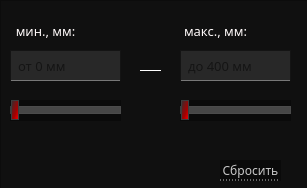
   <widget class="QWidget" name="length">
    <property name="geometry">
     <rect>
      <x>0</x>
      <y>0</y>
      <width>307</width>
      <height>188</height>
     </rect>
    </property>
    <attribute name="icon">
     <iconset>
      <normaloff>../../images/down-arrow.png</normaloff>../../images/down-arrow.png</iconset>
    </attribute>
    <attribute name="label">
     <string>Длина БП [мм]</string>
    </attribute>
    <widget class="QFrame" name="framLen">
     <property name="geometry">
      <rect>
       <x>0</x>
       <y>0</y>
       <width>311</width>
       <height>191</height>
      </rect>
     </property>
     <property name="styleSheet">
      <string notr="true">QFrame{
	background-color: #101010;
}
</string>
     </property>
     <property name="frameShape">
      <enum>QFrame::StyledPanel</enum>
     </property>
     <property name="frameShadow">
      <enum>QFrame::Raised</enum>
     </property>
     <widget class="QPushButton" name="btnResetLen">
      <property name="geometry">
       <rect>
        <x>220</x>
        <y>160</y>
        <width>61</width>
        <height>21</height>
       </rect>
      </property>
      <property name="font">
       <font>
        <family>Montserrat Medium</family>
        <pointsize>9</pointsize>
       </font>
      </property>
      <property name="styleSheet">
       <string notr="true">QPushButton
{
background-color: rgb(10, 10, 10);
color:  rgb(200,200, 200);
border: 0px;
border-bottom: 1px dotted rgb(200, 200, 200);
}

QPushButton::hover
{
color: red;
border-bottom: 1px dotted red;
}
</string>
      </property>
      <property name="text">
       <string>Сбросить</string>
      </property>
     </widget>
     <widget class="Line" name="line_5">
      <property name="geometry">
       <rect>
        <x>140</x>
        <y>70</y>
        <width>21</width>
        <height>19</height>
       </rect>
      </property>
      <property name="styleSheet">
       <string notr="true">border:0px;
border-top: 1px solid white;</string>
      </property>
      <property name="orientation">
       <enum>Qt::Horizontal</enum>
      </property>
     </widget>
     <widget class="QSlider" name="sliderLenMin">
      <property name="geometry">
       <rect>
        <x>10</x>
        <y>100</y>
        <width>111</width>
        <height>21</height>
       </rect>
      </property>
      <property name="styleSheet">
       <string notr="true">QSlider{
	background-color: rgb(10, 10, 10);
}
QSlider::groove:horizontal {
border: 1px solid #bbb;
background: rgb(160,160,160);
height:6px;
}

QSlider::sub-page:horizontal {
border: 1px solid rgb(60,60,60);
background: qlineargradient(spread:pad, x1:0, y1:1, x2:1, y2:0, stop:0.125 rgba(66, 68, 68, 255), stop:0.426136 rgba(117, 19, 19, 255), stop:0.852273 rgba(255, 0, 0, 255));

color: rgb(144, 144, 144);
height: 6px;
}

QSlider::add-page:horizontal {
border: 1px solid rgb(75,75,75);
background: rgb(70,70,70);
}

QSlider::handle:horizontal {
border: 1px solid rgb(60,60,60);
background:qlineargradient(spread:pad, x1:1, y1:1, x2:0, y2:0.057, stop:0 rgba(255, 0, 0, 255), stop:0.398876 rgba(165, 0, 0, 255), stop:0.994318 rgba(46, 48, 49, 255));
width: 6px;
margin-top: -7px;
margin-bottom: -7px;
}

QSlider::handle:horizontal:hover {
border: 1px solid rgb(60,60,60);
background: qlineargradient(x1:0, y1:0, x2:1, y2:1,
    stop:0 rgb(105,105,105), stop:1 rgb(250,0,0));
width: 9px;
margin-top: -7px;
margin-bottom: -7px;
}


QSlider::sub-page:horizontal:disabled {
background: #bbb;
border-color: #999;
}

QSlider::add-page:horizontal:disabled {
background: #eee;
border-color: #999;
}

QSlider::handle:horizontal:disabled {
background: #eee;
border: 1px solid #aaa;
border-radius: 4px;
}</string>
      </property>
      <property name="value">
       <number>0</number>
      </property>
      <property name="orientation">
       <enum>Qt::Horizontal</enum>
      </property>
      <property name="invertedAppearance">
       <bool>false</bool>
      </property>
      <property name="invertedControls">
       <bool>false</bool>
      </property>
     </widget>
     <widget class="QLabel" name="lbMaxLen">
      <property name="geometry">
       <rect>
        <x>180</x>
        <y>20</y>
        <width>71</width>
        <height>21</height>
       </rect>
      </property>
      <property name="font">
       <font>
        <family>Montserrat Medium</family>
        <pointsize>10</pointsize>
        <weight>50</weight>
        <bold>false</bold>
       </font>
      </property>
      <property name="styleSheet">
       <string notr="true">	color: #fffafa;
	border: 0px;
</string>
      </property>
      <property name="text">
       <string>макс., мм:</string>
      </property>
      <property name="alignment">
       <set>Qt::AlignCenter</set>
      </property>
     </widget>
     <widget class="QLabel" name="lbMinLen">
      <property name="geometry">
       <rect>
        <x>10</x>
        <y>20</y>
        <width>71</width>
        <height>21</height>
       </rect>
      </property>
      <property name="font">
       <font>
        <family>Montserrat Medium</family>
        <pointsize>10</pointsize>
        <weight>50</weight>
        <bold>false</bold>
       </font>
      </property>
      <property name="styleSheet">
       <string notr="true">	color: #fffafa;
	border: 0px;
</string>
      </property>
      <property name="text">
       <string>мин., мм:</string>
      </property>
      <property name="alignment">
       <set>Qt::AlignCenter</set>
      </property>
     </widget>
     <widget class="QSlider" name="sliderLenMax">
      <property name="geometry">
       <rect>
        <x>180</x>
        <y>100</y>
        <width>111</width>
        <height>21</height>
       </rect>
      </property>
      <property name="styleSheet">
       <string notr="true">QSlider{
	background-color: rgb(10, 10, 10);
}
QSlider::groove:horizontal {
border: 1px solid #bbb;
background: rgb(160,160,160);
height:6px;
}

QSlider::sub-page:horizontal {
border: 1px solid rgb(60,60,60);
background: qlineargradient(spread:pad, x1:0, y1:1, x2:1, y2:0, stop:0.125 rgba(66, 68, 68, 255), stop:0.426136 rgba(117, 19, 19, 255), stop:0.852273 rgba(255, 0, 0, 255));

color: rgb(144, 144, 144);
height: 6px;
}

QSlider::add-page:horizontal {
border: 1px solid rgb(75,75,75);
background: rgb(70,70,70);
}

QSlider::handle:horizontal {
border: 1px solid rgb(60,60,60);
background:qlineargradient(spread:pad, x1:1, y1:1, x2:0, y2:0.057, stop:0 rgba(255, 0, 0, 255), stop:0.398876 rgba(165, 0, 0, 255), stop:0.994318 rgba(46, 48, 49, 255));
width: 6px;
margin-top: -7px;
margin-bottom: -7px;
}

QSlider::handle:horizontal:hover {
border: 1px solid rgb(60,60,60);
background: qlineargradient(x1:0, y1:0, x2:1, y2:1,
    stop:0 rgb(105,105,105), stop:1 rgb(250,0,0));
width: 9px;
margin-top: -7px;
margin-bottom: -7px;
}


QSlider::sub-page:horizontal:disabled {
background: #bbb;
border-color: #999;
}

QSlider::add-page:horizontal:disabled {
background: #eee;
border-color: #999;
}

QSlider::handle:horizontal:disabled {
background: #eee;
border: 1px solid #aaa;
border-radius: 4px;
}</string>
      </property>
      <property name="value">
       <number>0</number>
      </property>
      <property name="orientation">
       <enum>Qt::Horizontal</enum>
      </property>
      <property name="invertedAppearance">
       <bool>false</bool>
      </property>
      <property name="invertedControls">
       <bool>false</bool>
      </property>
     </widget>
     <widget class="QLineEdit" name="leMaxLen">
      <property name="geometry">
       <rect>
        <x>180</x>
        <y>50</y>
        <width>111</width>
        <height>31</height>
       </rect>
      </property>
      <property name="font">
       <font>
        <family>Montserrat Medium</family>
        <pointsize>10</pointsize>
       </font>
      </property>
      <property name="styleSheet">
       <string notr="true">QLineEdit{
	padding-left: 5px;
	border: 1px solid rgb(20,20,20);
	background-color: rgb(40,40,40);
	border-bottom: 1px solid  rgb(120,120,120);
	selection-background-color: rgb(105, 0, 0);
}

QLineEdit:hover{
	background-color: rgb(55,55,55);
	border-bottom: 1px solid  red;
}</string>
      </property>
      <property name="placeholderText">
       <string>до 400 мм</string>
      </property>
     </widget>
     <widget class="QLineEdit" name="leMinLen">
      <property name="geometry">
       <rect>
        <x>10</x>
        <y>50</y>
        <width>111</width>
        <height>31</height>
       </rect>
      </property>
      <property name="font">
       <font>
        <family>Montserrat Medium</family>
        <pointsize>10</pointsize>
       </font>
      </property>
      <property name="styleSheet">
       <string notr="true">QLineEdit{
	padding-left: 5px;
	border: 1px solid rgb(20,20,20);
	background-color: rgb(40,40,40);
	border-bottom: 1px solid  rgb(120,120,120);
	selection-background-color: rgb(105, 0, 0);
}

QLineEdit:hover{
	background-color: rgb(55,55,55);
	border-bottom: 1px solid  red;
}</string>
      </property>
      <property name="placeholderText">
       <string>от 0 мм</string>
      </property>
     </widget>
    </widget>
   </widget>
